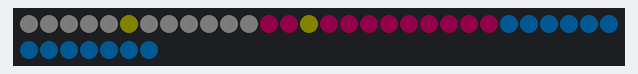
A sketch run on a simulated Arduino Uno, built with avr-gcc and run on an emulated ATmega328P. Parts: 37 RGB LEDs in strip order, left to right, continuing on the next row. Dim RGB values are drawn brighter than linear.

Above: at 0.1 s.
At 9.1 s:
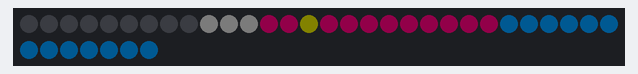
At 18.1 s:
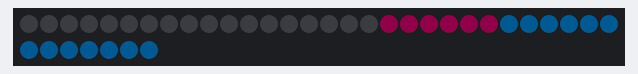
At 27.1 s:
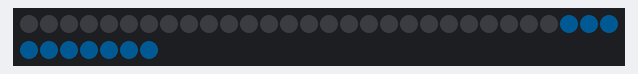
At 36.1 s:
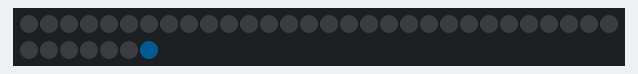

The sketch:

sketch_deng.ino
```cpp
#include <Adafruit_NeoPixel.h>

#define LED_PIN    1          // 数据引脚
#define LED_COUNT  37         // 灯带上的LED数目

Adafruit_NeoPixel strip(LED_COUNT, LED_PIN, NEO_GRB + NEO_KHZ800);

void setup() {
  strip.begin();           // 初始化灯带
  strip.setBrightness(30); // 设置亮度
  strip.show();            // 确保灯带关闭
  strip.fill(strip.Color(0, 0, 0)); // 全部熄灭
}

void loop() {
  countdown(); // 启动倒计时
  delay(10000); // 倒计时结束后，等待10秒再重新启动
}

void countdown() {
  // 灯带分为三段：灰、红、蓝
  int segmentSize = LED_COUNT / 3; // 每段的LED数量

  // 点亮所有LED，按段分配颜色
  for (int i = 0; i < LED_COUNT; i++) {
    if (i < segmentSize) {
      strip.setPixelColor(i, strip.Color(32, 32, 32)); // 灰色
    } else if (i < 2 * segmentSize) {
      strip.setPixelColor(i, strip.Color(155, 5, 80)); // 红色
    } else {
      strip.setPixelColor(i, strip.Color(0, 91, 155)); // 蓝色
    }
  }

  // 将第6个和第15个灯设置为黄色
  strip.setPixelColor(5, strip.Color(55, 55, 0)); // 第6个灯（索引从0开始）
  strip.setPixelColor(14, strip.Color(55, 55, 0)); // 第15个灯

  strip.show(); // 显示所有点亮的灯

  // 每隔一段时间逐个熄灭LED
  int timePerLED = 1; // 每个LED熄灭的时间，单位为秒
  for (int i = 0; i < LED_COUNT; i++) {
    delay(timePerLED * 1000); // 等待1秒
    strip.setPixelColor(i, 0); // 熄灭当前LED
    strip.show(); // 刷新灯带状态
  }
}
```
